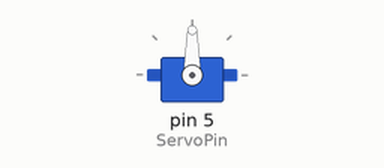
This sketch was run on a simulated Arduino Uno, built with avr-gcc and run on an emulated ATmega328P. Parts: servo.

Above: at 0.05 s.
Timing chart, 0 to 4.6 s (numbered marks = the images above):
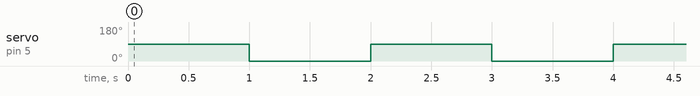

The sketch:

project_copy_20260622133144.ino
```cpp
#include <Servo.h>
#define ServoPin 5
Servo S;
void setup()
{
  Serial.begin(115200);
  S.attach (ServoPin);

}
void loop()
{
  S.write(90);
  delay(1000);
  S.write(0);
  delay(1000);
}
```

Measured:
- by itself, servo on pin 5 (ServoPin): alternates 90° for 1.0 s and 0° for 1.0 s
